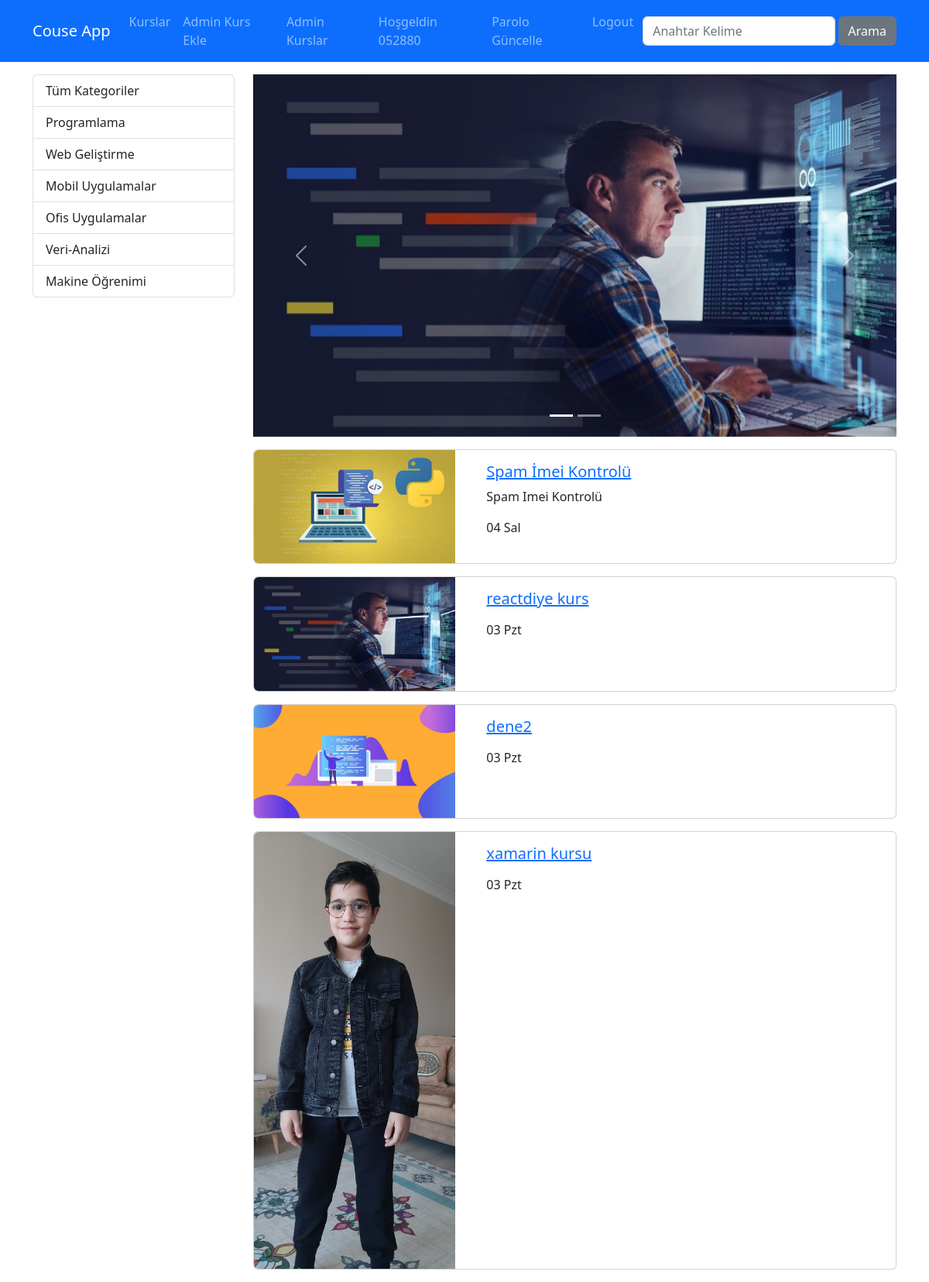
The page /kurslar/ (signed in) on the database its author committed.
### courses/models.py (models this page shows, shortened)
class Category(models.Model):
    name = models.CharField(max_length=40)
    slug = models.SlugField(default="", null=False,unique=True,db_index=True,max_length=50)

class Slider(models.Model):
    title = models.CharField(max_length=100)
    image = models.ImageField(upload_to="images")
    isActive = models.BooleanField(default=True)
    course = models.ForeignKey(Course, on_delete=models.SET_NULL, null=True, blank=True)

class Course(models.Model):
    title = models.CharField(max_length=50)
    subtitle = models.CharField(max_length=100, default="")
    description = RichTextField()
    image = models.ImageField(upload_to="images", default="")
    date= models.DateField(auto_now=True)
    isActive = models.BooleanField(default=False)
    isHome = models.BooleanField(default=False)
    slug = models.SlugField(default="",blank=True, null=False, unique=True, db_index=True)
    category = models.ForeignKey(Category,default=1,on_delete=models.CASCADE)

### courses/views.py (the view)
# urls.py: path('' , views.index, name="index"),
@login_required()
def index(request):
    kurslar = Course.objects.filter(isActive=1, isHome=1)
    kategoriler = Category.objects.all()
    sliders = Slider.objects.filter(isActive=True)
    return render(request , 'courses/index.html' , {
        'categories': kategoriler,
        'courses' : kurslar,
        'sliders': sliders
    })

### courses/templates/courses/index.html (shortened to what this page needs)
{% extends 'layout.html' %}
{% load static %}
{% block content %}
    <div class="container mt-3">
        <div class="row">
            <div class="col-3">
                {% include 'courses/partials/_categories.html' %}
            </div>
            <div class="col-9">
                {% include 'courses/partials/_slider.html' %}
                {% for course in courses %}
                    {% include 'courses/partials/_course.html' %}
                {% endfor %}
            </div>
        </div>
    </div>
{% endblock content %}

### templates/partials/_nav.html (shortened to what this page needs)
<nav class="navbar navbar-expand-lg bg-primary navbar-dark">
    <div class="container">
        <a href="{% url 'index' %}" class="navbar-brand">Couse App</a>
        <div class="collapse navbar-collapse" id="navbar">
            <ul class="navbar-nav me-auto">
                <li class="nav-item">
                <a href="{% url 'index' %}" class="nav-link">Kurslar</a>
                </li>
                {% if user.is_superuser %}
                    <li class="nav-item">
                        <a href="{% url 'create_course' %}" class="nav-link">Admin Kurs Ekle</a>
                    </li>
                    <li class="nav-item">
                        <a href="{% url 'course_list' %}" class="nav-link">Admin Kurslar</a>
                    </li>
                {% endif %}
            </ul>
            <ul class="navbar-nav me-1">
                {% if user.is_authenticated %}
                    <li class="nav-item">
                        <a href="#" class="nav-link">Hoşgeldin {{ user.username }}</a>
                    </li>
                    <li class="nav-item">
                        <a href="{% url 'change_password' %}" class="nav-link">Parolo Güncelle</a>
                    </li>
                    <li class="nav-item">
                        <a href="{% url 'user_logout' %}" class="nav-link">Logout</a>
                    </li>
                {% endif %}
            </ul>
            <form class="d-flex" action="{% url 'search' %}">
                <input class="form-control me-1" type="text" name="q" placeholder="Anahtar Kelime">
                <button type="submit" class="btn btn-secondary">Arama</button>
            </form>
        </div>
    </div>
</nav>

### courses/templates/courses/partials/_categories.html
<div class="list-group">
    <a href="/kurslar" class="list-group-item list-group-item-action">Tüm Kategoriler</a>
    {% for category in categories %}
        <a href="{% url 'courses_by_category' category.slug %}"
        class="list-group-item list-group-item-action {% if secilikategori == category.slug %}active{% endif %}">
        {{category.name|title}}
    </a>
    {% endfor %}
    </div>

### courses/templates/courses/partials/_slider.html
{% load static %}
<div id="slider" class="carousel slide mb-3" data-bs-ride="carousel">
    <div class="carousel-indicators">
        {% for slide in sliders %}
            <button type="button" class="{% if forloop.counter0 == 0  %}active{% endif %}" data-bs-target="#slider" data-bs-slide-to="{{ forloop.counter0 }}" class="active"></button>
        {% endfor %}
    </div>
    <div class="carousel-inner">
        {% for slide in sliders %}
            <div class="carousel-item {% if forloop.counter0 == 0  %}active{% endif %}">
                <a href="{% url 'course_details' slide.course.slug %}">
                    <img src="{{ slide.image.url }}" class="d-block w-100" alt="">
                </a>
            </div>
        {% endfor %}
    </div>
    <button class="carousel-control-prev" data-bs-target="#slider" data-bs-slide="prev">
        <span class="carousel-control-prev-icon"></span>
    </button>
    <button class="carousel-control-next" data-bs-target="#slider" data-bs-slide="next">
        <span class="carousel-control-next-icon"></span>
    </button>
</div>

### courses/templates/courses/partials/_course.html (shortened to what this page needs)
{% load static %}
<div class="card mb-3">
    <div class="row">
        <div class="col-4">
            <img class="img-fluid rounded-start" src="{{ course.image.url }}" alt="{{course.title}}">
        </div>
        <div class="col-8">
            <div class="card-body">
                <h5 class="card-title">
                    <a href="{% url 'course_details' course.slug %}">
                        {{course.title}}
                    </a>
                </h5>
                <p class="card-text"> {{course.subtitle }} </p>
                <p> {{course.date|date:'d D'}} </p>
            </div>
        </div>
    </div>
</div>

### rows shown on the page
Category: name "Programlama"
Category: name "Web Geliştirme"
Category: name "Mobil Uygulamalar"
Category: name "Ofis Uygulamalar"
Category: name "Veri-Analizi"
Category: name "Makine Öğrenimi"
Slider: image (picture)
Course: image (picture), title "Spam İmei Kontrolü", subtitle "Spam Imei Kontrolü", date "04 Sal"
Course: image (picture), title "reactdiye kurs", date "03 Pzt"
Course: image (picture), title "dene2", date "03 Pzt"
Course: image (picture), title "xamarin kursu", date "03 Pzt"

### other values the page prints
{{ user.username }} "052880"
